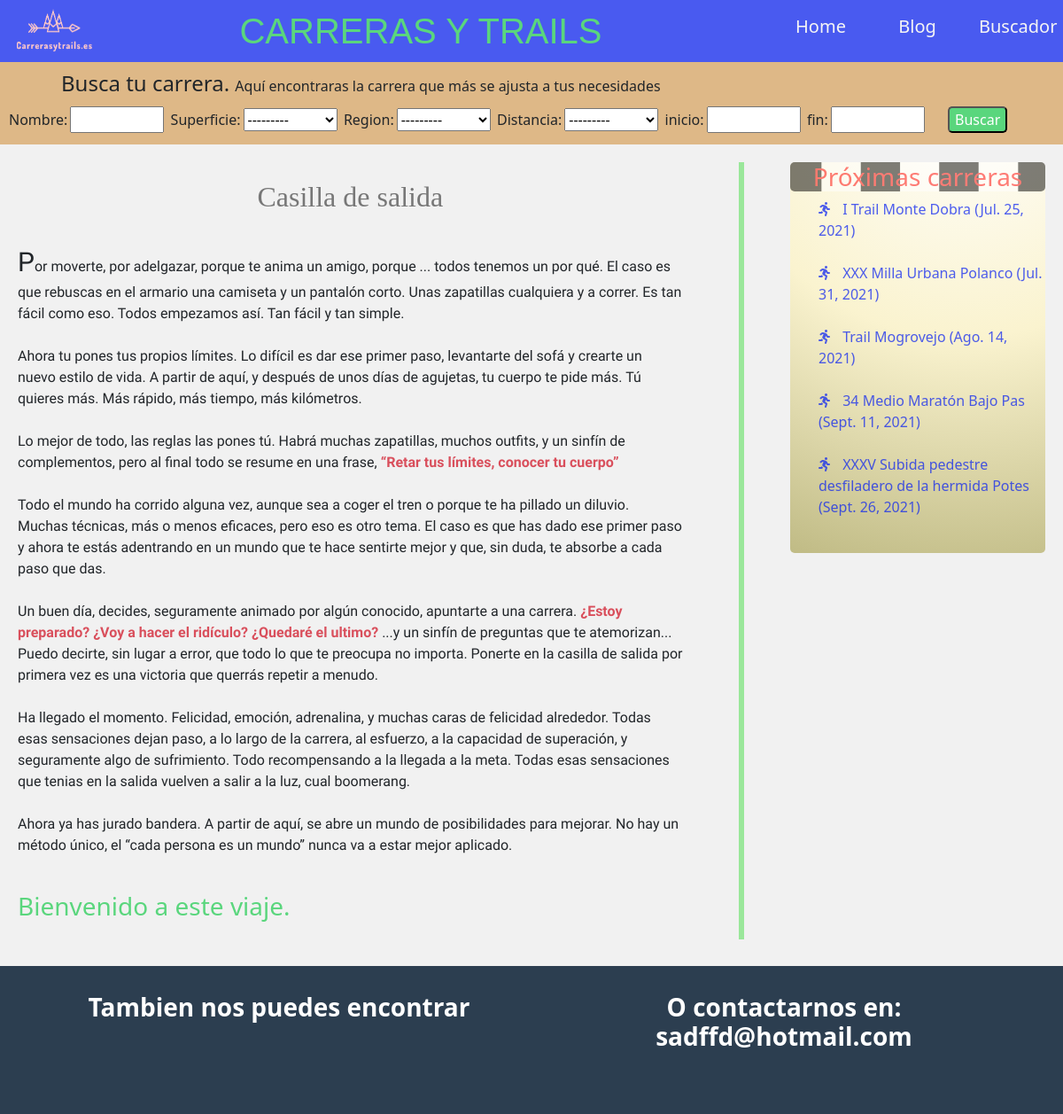
The app's page /blog/casilla-de-salida/ with its own data.
### mainapp/models.py (models this page shows, shortened)
class calendario(models.Model):
    nombre=models.CharField(max_length=100)
    fecha= models.DateField()
    superficie=models.CharField(choices=SUPERFICIE_CHOICE, default='none',max_length=100)
    region=models.CharField(choices=REGION_CHOICE, max_length=100, default='none')
    distancia=models.CharField(choices=DISTANCIA_CHOICE,default='none', max_length=100)
    distancia_real=models.CharField(default='none', max_length=100)
    web=models.URLField(default='none', max_length= 100)

### mainapp/views.py (the view)
# urls.py: path('blog/casilla-de-salida/', views.salida, name='salida'),
def salida(request):
    orders = calendario.objects.all()
    miFiltro=FiltroPrueba(request.GET, queryset=orders)
    orders = miFiltro.qs
    carreras= calendario.objects.order_by('fecha')[:5]
    context= {'miFiltro': miFiltro, 'carreras': carreras}
    return render (request, 'mainapp/salida.html',
        context)

### mainapp/templates/mainapp/salida.html
{% extends 'layouts/layout.html' %}
{%load static%}
{%block content%}
<div class="blog-art">
    <h2>Casilla de salida</h2>
    <br>
    <p>Por moverte, por adelgazar, porque te anima un amigo, porque ...   todos tenemos un por qué. El caso es que rebuscas en el armario una camiseta y un pantalón corto. Unas zapatillas cualquiera y a correr. Es tan fácil como eso. Todos empezamos así. Tan fácil y tan simple.<br><br>
    Ahora tu pones tus propios límites. Lo difícil es dar ese primer paso, levantarte del sofá y crearte un nuevo estilo de vida. A partir de aquí, y después de unos días de agujetas, tu cuerpo te pide más. Tú quieres más. Más rápido, más tiempo, más kilómetros.<br><br>
    Lo mejor de todo, las reglas las pones tú. Habrá muchas zapatillas, muchos outfits, y un sinfín de complementos, pero al final todo se resume en una frase, <b>“Retar tus límites, conocer tu cuerpo”</b><br><br>
    Todo el mundo ha corrido alguna vez, aunque sea a coger el tren o porque te ha pillado un diluvio. Muchas técnicas, más o menos eficaces, pero eso es otro tema. El caso es que has dado ese primer paso y ahora te estás adentrando en un mundo que te hace sentirte mejor y que, sin duda, te absorbe a cada paso que das.<br><br>
    Un buen día, decides, seguramente animado por algún conocido, apuntarte a una carrera. <b>¿Estoy preparado? ¿Voy a hacer el ridículo? ¿Quedaré el ultimo?</b> ...y un sinfín de preguntas que te atemorizan... Puedo decirte, sin lugar a error, que todo lo que te preocupa no importa. Ponerte en la casilla de salida por primera vez es una victoria que querrás repetir a menudo.<br><br>
    Ha llegado el momento. Felicidad, emoción, adrenalina, y muchas caras de felicidad alrededor. Todas esas sensaciones dejan paso, a lo largo de la carrera, al esfuerzo, a la capacidad de superación, y seguramente algo de sufrimiento. Todo recompensando a la llegada a la meta. Todas esas sensaciones que tenias en la salida vuelven a salir a la luz, cual boomerang.<br><br>
    Ahora ya has jurado bandera. A partir de aquí, se abre un mundo de posibilidades para mejorar. No hay un método único, el “cada persona es un mundo” nunca va a estar mejor aplicado.<br><br>
    <h3 style="color: #5ad67d;">Bienvenido a este viaje.</h3></p>
</div>
{%endblock%}

### mainapp/templates/layouts/layout.html (shortened to what this page needs)
<!DOCTYPE html>
<html lang="es">
    <head>
        {%load static %}
        <link href="https://cdn.jsdelivr.net/npm/bootstrap@5.0.0/dist/css/bootstrap.min.css" rel="stylesheet">
        <link href="https://maxcdn.bootstrapcdn.com/font-awesome/4.7.0/css/font-awesome.min.css" rel="stylesheet">
        <link rel="stylesheet" type="text/css" href="{% static 'css/styles.css' %}">
        <link rel="stylesheet" href="//code.jquery.com/ui/1.12.1/themes/base/jquery-ui.css">
        <link rel="stylesheet" type="text/css" href="{% static 'css/stylesSmall.css' %}">
        <link rel="stylesheet" href="https://cdn.jsdelivr.net/npm/bootstrap-icons@1.5.0/font/bootstrap-icons.css">
        {% load widget_tweaks %}
        <link href="{% static 'css/css/all.css'%}" rel="stylesheet">
    </head>
    <body>
        <header>
            <nav>
                <div id="logotipo">
                    <img src="{% static 'images/logo2.png' %}"/>
                </div>
                <div id="titulo">
                    <h1><a href="{% url 'index' %}">CARRERAS Y TRAILS</a></h1>
                </div>
                <div class="menu">
                    <ul>
                        <li><a href="{% url 'index' %}">Home</a></li>
                        <li><a href="{% url 'blog'%}">Blog</a></li>
                        <li><a href="{% url 'elFiltro'%}">Buscador</a></li>
                    </ul>
                </div>
            </nav>
            <div class="mifiltro">
                <div id= "buscador">
                    <div id="buscador_carreras"><h4>Busca tu carrera. <span>Aquí encontraras la carrera que más se ajusta a tus necesidades</span></h4>
                    </div>
                        <form action="{% url 'elFiltro'%}" method="GET" >
                        {{miFiltro.form}}{% csrf_token %}
                        <button type="submit" class="Buscar">Buscar</button>
                        </form>
                </div>
            </div>
        </header>
            <div id="container">
                {% block content %}
                {% endblock %}
            </div>
            <aside class="Proximas_carreras">
                    <h3>
                        Próximas carreras
                    </h3>
                        <ul>
                            {%for correr in carreras%}
                            <li>
                                <a href='{{correr.web}}'><i class="fas fa-running" style="margin-right: 10px";></i> {{correr.nombre}} ({{correr.fecha}})</a></li>
                            <br>
                            {%endfor%}
                        </ul>
            </aside>
            <footer class="text-center footer-style">
                <div class="container">
                    <div class="row">
                        <div class="col-md-6 footer-col">
                            <h3>Tambien nos puedes encontrar </h3>
                                <ul class="list-inline">
                                    <li>
                                        <a  target="_blank" href="#" class="btn-social btn-outline"><i class="fa fa-fw fa-facebook"></i></a>
                                    </li>
                                    <li>
                                        <a  target="_blank" href="#" class="btn-social btn-outline"><i class="fa fa-fw fa-twitter"></i></a>
                                    </li>
                                </ul>
                        </div>
                        <div class="col-md-6 footer-col">
                            <h3>O contactarnos en: sadffd@hotmail.com</h3>
                        </div>
                    </div>
                </div>
            </footer>
    </body>
</html>

### mainapp/static/css/styles.css (style rules this page uses)
body { background: #f1f1f1; }
nav { background: rgba(14, 37, 240, 0.739); display: flex; align-content: baseline; height: 70px; width: 100%; }
#logotipo img { display: flex; margin-left: 10px; height: 70px; width: 100px; }
#titulo { display: flex; align-content: center; width: 100%; justify-content: center; align-items: center; font-family:'Franklin Gothic Medium', 'Arial Narrow', Arial, sans-serif; color: #5ad67d; }
#titulo h1 { margin-bottom: 0%; }
#titulo h1 a { text-decoration: none; color: #5ad67d; }
.menu { display: flex; width: 30%; height: 70px; align-items: center; list-style: none; }
.menu ul { width: 100%; height: 100%; display: flex; margin-right: 10px; justify-content:flex-end; margin-bottom: 0px; list-style: none; }
.menu ul li { display: block; width: 110px; height: 100%; text-align: center; padding: 15px; border-radius: 50px; }
.menu ul li a { font-size: 20px; text-decoration: none; color: whitesmoke; }
#buscador { background-color: burlywood; box-shadow: 5px; margin-bottom: 20px; display: inline-block; padding: 10px; justify-items:center; width: 100%; }
#buscador_carreras { position: relative; display: flex; justify-content: baseline; width: 90%; }
#buscador_carreras span { font-size: medium; }
a { text-decoration: none; color: rgba(14, 37, 240, 0.739); }
button { margin-left: 15px; border-radius: 5px; background: #5ad67d; color:#ffffff }
#container { width: 70%; float: left; margin: 30px; margin-top: 0; margin-left: auto; border-right: 6px solid rgb(154, 231, 154); }
.blog-art { width: 90%; margin: 20px ; }
#container h2 { color: #777; font-family: 'Alfa Slab One', cursive; display: flex; justify-content: center; }
#container p { font-family: 'Cherry Cream Soda', cursive; }
#container p b { color: #d94f5c; }
#container p::first-letter { font-size: 30px; }
* { box-sizing: border-box; }
.Proximas_carreras { width: 24%; border-radius: 5px; float: right; background-image: radial-gradient(circle at 68.3% -18.3%, #ffffff 0, #faf3cf 50%, #c0bb85 100%); margin-right: 20px; }
.Proximas_carreras h3 { text-align: center; background-image: url(../images/cuadros.jpg); background-size: 100%; color: red; opacity: 50%; border-radius: 5px; }
.Proximas_carreras ul { list-style: none; }
.Proximas_carreras li a { margin-right: 5px; }
footer { display: flex; bottom: 0; width: 100%; margin-top: 10px; }
.footer-style { padding-top: 30px; background-color: #2C3E50; margin-top: 10px; }
footer { margin-top: 10px; color: white; }
footer h3 { margin-bottom: 30px; font-weight: 800; }
footer .footer-col { margin-bottom: 10px; }

### mainapp/static/css/css/all.css (style rules this page uses)
.fa, .fas, .far, .fal, .fad, .fab { -moz-osx-font-smoothing: grayscale; -webkit-font-smoothing: antialiased; display: inline-block; font-style: normal; font-variant: normal; text-rendering: auto; line-height: 1; }
.fa-fw { text-align: center; width: 1.25em; }
.fa-facebook:before { content: "\f09a"; }
.fa-running:before { content: "\f70c"; }
.fa-twitter:before { content: "\f099"; }

### mainapp/templates/layouts/layout.html (style rules this page uses)
#id_nombre { width: 9%;margin: 3px; }
#id_fecha_inicio { width: 9%;margin: 3px; }
#id_fecha_fin { width: 9%;margin: 3px; margin-right: 7px; }
#id_distancia { width: 9%;margin: 3px; }
#id_superficie { width: 9%;margin: 3px; }
#id_region { width: 9%;margin: 3px; }

### records on screen
calendario: nombre "I Trail Monte Dobra", fecha "Jul. 25, 2021"
calendario: nombre "XXX Milla Urbana Polanco", fecha "Jul. 31, 2021"
calendario: nombre "Trail Mogrovejo", fecha "Ago. 14, 2021"
calendario: nombre "34 Medio Maratón Bajo Pas", fecha "Sept. 11, 2021"
calendario: nombre "XXXV Subida pedestre desfiladero de la hermida Potes", fecha "Sept. 26, 2021"
